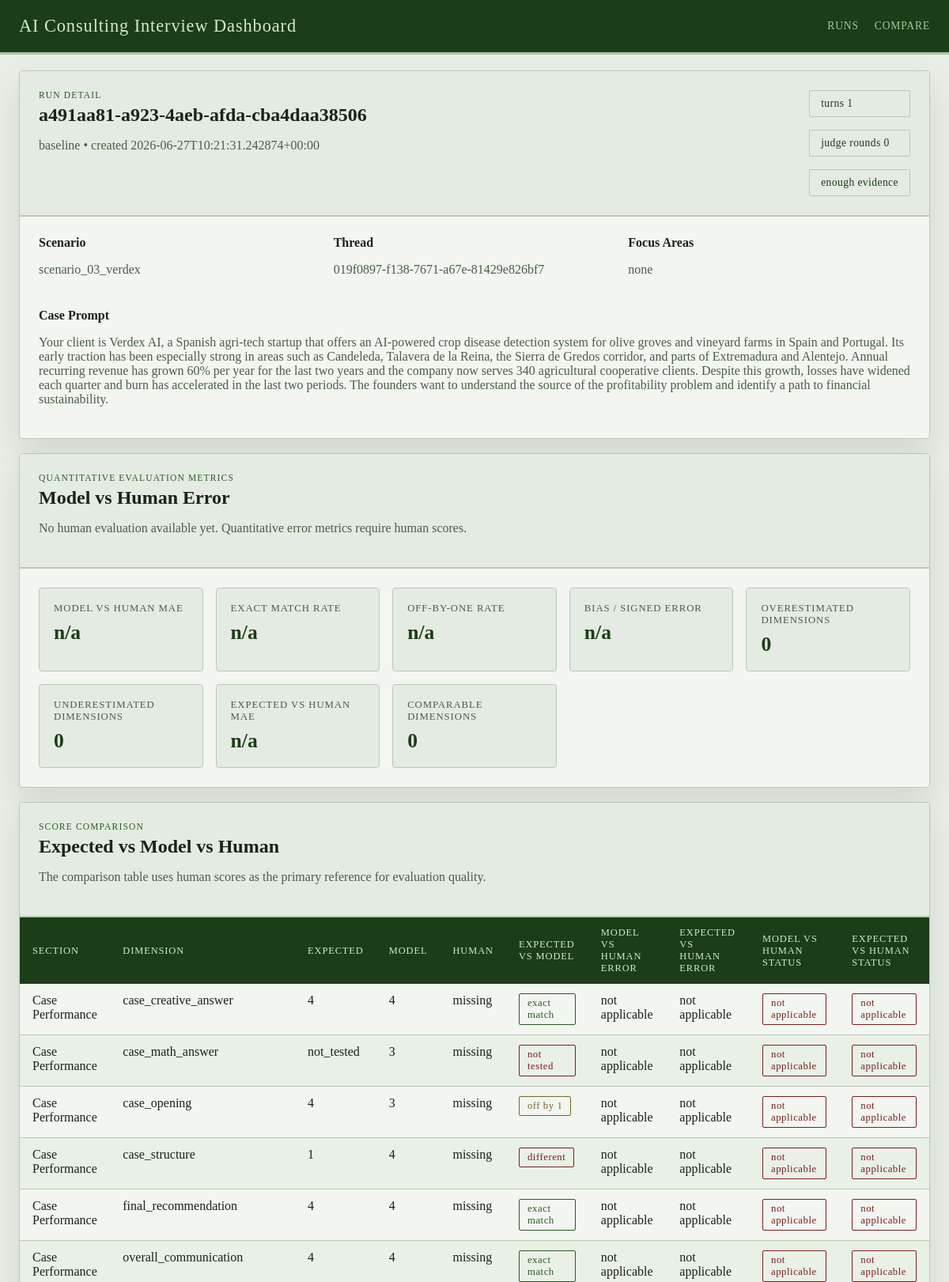
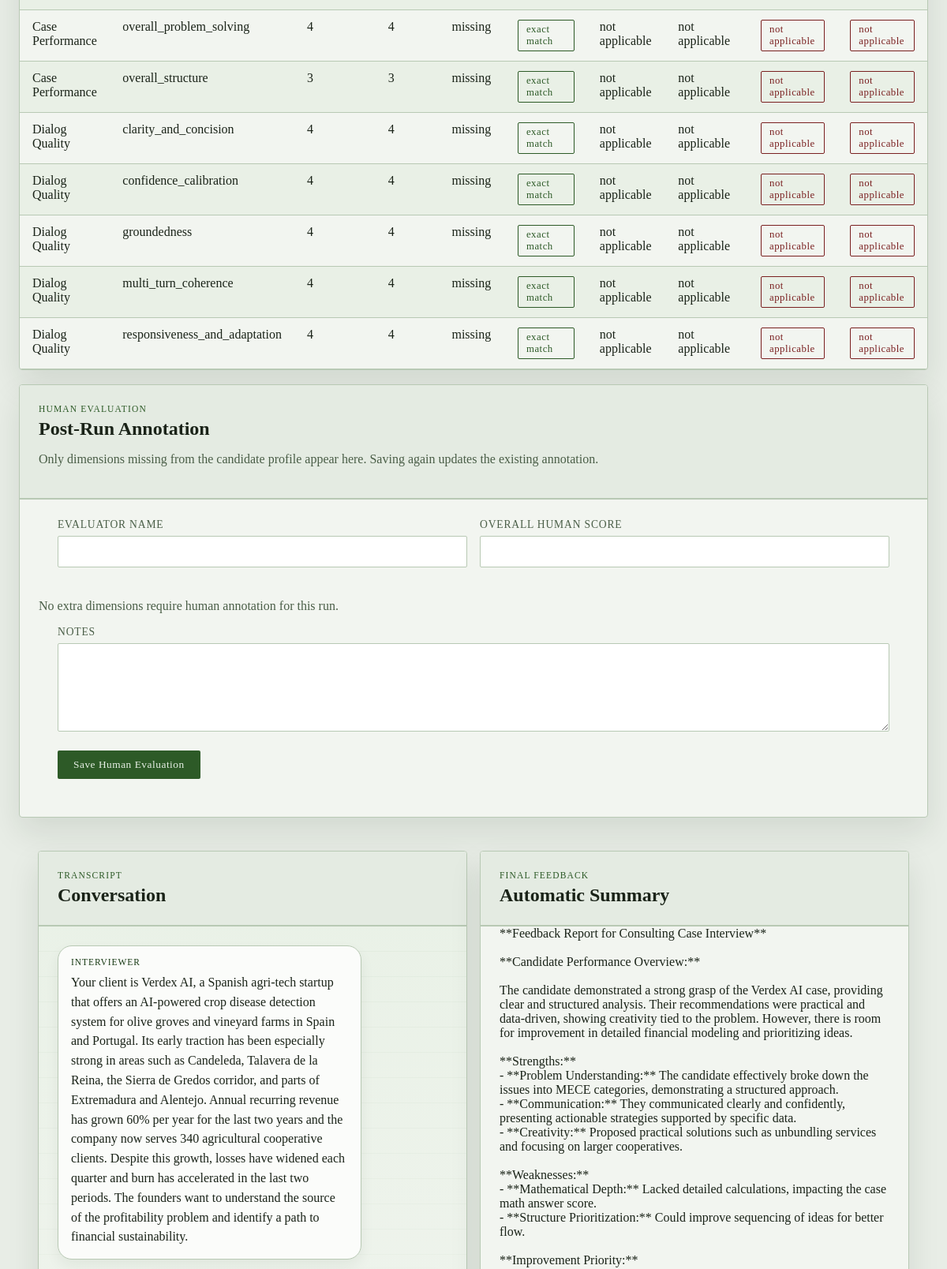
Page /runs/a491aa81-a923-4aeb-afda-cba4daa38506 (upper part) on the committed database (2 pictures, top to bottom).
### tables this page shows
CREATE TABLE runs (
                run_id TEXT PRIMARY KEY,
                graph_name TEXT NOT NULL,
                thread_id TEXT NOT NULL,
                scenario_ref TEXT,
                case_prompt TEXT,
                turn_index INTEGER,
                judge_round INTEGER,
                enough_evidence INTEGER NOT NULL,
                focus_areas_json TEXT NOT NULL,
                transcript_json TEXT NOT NULL,
                case_performance_json TEXT NOT NULL,
                quality_dialog_json TEXT NOT NULL,
                final_feedback TEXT,
                state_json TEXT NOT NULL,
                created_at TEXT NOT NULL
            );

### web/app.py (the view)
@app.get("/runs/<run_id>")
def get_run(run_id: str):
    try:
        run_payload = load_run(run_id)
    except FileNotFoundError as exc:
        abort(404, str(exc))
    if _wants_json():
        return jsonify(run_payload)
    return render_template("run_detail.html", run=run_payload)

### web/app.py (called while the page is built)
def _wants_json() -> bool:
    if request.args.get("format") == "json":
        return True
    return request.accept_mimetypes.best == "application/json"

### web/dashboard_store.py (called while the page is built)
def _json_loads(value: str | None, fallback: Any) -> Any:
    if not value:
        return fallback
    try:
        return json.loads(value)
    except json.JSONDecodeError:
        return fallback

def get_db_connection() -> sqlite3.Connection:
    connection = sqlite3.connect(RUNS_DB_PATH, timeout=30)
    connection.row_factory = sqlite3.Row
    return connection

def _normalize_dimension_entry(raw_entry: Any) -> dict[str, Any]:
    if isinstance(raw_entry, dict):
        score = raw_entry.get("score", "")
        rationale = raw_entry.get("rationale", "")
        evidence = raw_entry.get("evidence", "")
    else:
        score = raw_entry
        rationale = ""
        evidence = ""
    return {
        "score": score if score not in {None, ""} else "",
        "rationale": str(rationale or "").strip(),
        "evidence": str(evidence or "").strip(),
    }

def _extract_expected_scores(state: dict[str, Any]) -> dict[str, dict[str, Any]]:
    candidate_profile = state.get("candidate_profile", {})
    expected_scores = candidate_profile.get("expected_scores", {})
    sections: dict[str, dict[str, Any]] = {
        CASE_PERFORMANCE_SECTION: {},
        DIALOG_QUALITY_SECTION: {},
    }
    for section_name in sections:
        raw_section = expected_scores.get(section_name, {})
        if not isinstance(raw_section, dict):
            continue
        for dimension, details in raw_section.items():
            if not isinstance(details, dict):
                continue
            sections[section_name][dimension] = {
                "score": details.get("expected", ""),
                "rationale": str(details.get("rationale", "")).strip(),
            }
    return sections

def _extract_model_scores(run_row: sqlite3.Row) -> dict[str, dict[str, Any]]:
    return {
        CASE_PERFORMANCE_SECTION: _json_loads(run_row["case_performance_json"], {}),
        DIALOG_QUALITY_SECTION: _json_loads(run_row["quality_dialog_json"], {}),
    }

def _score_sort_key(value: Any) -> tuple[int, str]:
    return (0, str(value))

def score_status(error: float | None) -> str:
    if error is None:
        return "not applicable"
    if error == 0:
        return "exact match"
    if error == 1:
        return "off by 1"
    return "different"

### web/templates/run_detail.html (shortened to what this page needs)
{% extends "base.html" %}
{% macro score_value(value) -%}
  {{ value if value not in ['', none] else 'missing' }}
{%- endmacro %}
{% block content %}
<section class="panel">
  <div class="panel-heading">
    <div>
      <p class="eyebrow">Run Detail</p>
      <h1>{{ run.run_id }}</h1>
      <p class="lede">{{ run.graph_name }} • created {{ run.created_at }}</p>
    </div>
    <div class="chip-row">
      <span class="chip">turns {{ run.turn_index }}</span>
      <span class="chip">judge rounds {{ run.judge_round }}</span>
      <span class="chip">{{ 'enough evidence' if run.enough_evidence else 'ongoing logic' }}</span>
    </div>
  </div>
  <div class="meta-grid">
    <div>
      <strong>Scenario</strong>
      <p>{{ run.scenario_ref or 'n/a' }}</p>
    </div>
    <div>
      <strong>Thread</strong>
      <p>{{ run.thread_id }}</p>
    </div>
    <div>
      <strong>Focus Areas</strong>
      <p>{{ run.focus_areas|join(', ') if run.focus_areas else 'none' }}</p>
    </div>
  </div>
  <div class="prompt-box">
    <strong>Case Prompt</strong>
    <p>{{ run.case_prompt or 'No case prompt stored.' }}</p>
  </div>
</section>
<section class="panel">
  <div class="panel-heading">
    <div>
      <p class="eyebrow">Quantitative Evaluation Metrics</p>
      <h2>Model vs Human Error</h2>
      {% if run.human_evaluation %}
      <p class="lede">Human scores are treated as the reference. Numeric metrics exclude missing and <code>not_tested</code> values.</p>
      {% else %}
      <p class="lede">No human evaluation available yet. Quantitative error metrics require human scores.</p>
      {% endif %}
    </div>
  </div>
  <div class="metric-grid">
    <div class="metric-card"><span>Model vs Human MAE</span><strong>{{ run.metrics.model_vs_human_mae if run.metrics.model_vs_human_mae is not none else 'n/a' }}</strong></div>
    <div class="metric-card"><span>Exact Match Rate</span><strong>{{ run.metrics.exact_match_rate if run.metrics.exact_match_rate is not none else 'n/a' }}{% if run.metrics.exact_match_rate is not none %}%{% endif %}</strong></div>
    <div class="metric-card"><span>Off-by-One Rate</span><strong>{{ run.metrics.off_by_one_rate if run.metrics.off_by_one_rate is not none else 'n/a' }}{% if run.metrics.off_by_one_rate is not none %}%{% endif %}</strong></div>
    <div class="metric-card"><span>Bias / Signed Error</span><strong>{{ run.metrics.signed_error if run.metrics.signed_error is not none else 'n/a' }}</strong></div>
    <div class="metric-card"><span>Overestimated Dimensions</span><strong>{{ run.metrics.overestimation_count }}</strong></div>
    <div class="metric-card"><span>Underestimated Dimensions</span><strong>{{ run.metrics.underestimation_count }}</strong></div>
    <div class="metric-card"><span>Expected vs Human MAE</span><strong>{{ run.metrics.expected_vs_human_mae if run.metrics.expected_vs_human_mae is not none else 'n/a' }}</strong></div>
    <div class="metric-card"><span>Comparable Dimensions</span><strong>{{ run.metrics.comparable_dimensions }}</strong></div>
  </div>
</section>
<section class="panel">
  <div class="panel-heading">
    <div>
      <p class="eyebrow">Score Comparison</p>
      <h2>Expected vs Model vs Human</h2>
      <p class="lede">The comparison table uses human scores as the primary reference for evaluation quality.</p>
    </div>
  </div>
  <div class="table-wrap">
    <table>
      <thead>
        <tr>
          <th>Section</th>
          <th>Dimension</th>
          <th>Expected</th>
          <th>Model</th>
          <th>Human</th>
          <th>Expected vs Model</th>
          <th>Model vs Human Error</th>
          <th>Expected vs Human Error</th>
          <th>Model vs Human Status</th>
          <th>Expected vs Human Status</th>
        </tr>
      </thead>
      <tbody>
        {% for row in run.comparison_rows %}
        <tr>
          <td>{{ row.section_label }}</td>
          <td>{{ row.dimension }}</td>
          <td>{{ score_value(row.expected_score) }}</td>
          <td>{{ score_value(row.model_score) }}</td>
          <td>{{ score_value(row.human_score) }}</td>
          <td><span class="status status-{{ row.expected_model_status|replace(' ', '-') }}">{{ row.expected_model_status }}</span></td>
          <td>{{ row.model_human_absolute_error if row.model_human_absolute_error is not none else 'not applicable' }}</td>
          <td>{{ row.expected_human_absolute_error if row.expected_human_absolute_error is not none else 'not applicable' }}</td>
          <td><span class="status status-{{ row.model_human_status|replace(' ', '-') }}">{{ row.model_human_status }}</span></td>
          <td><span class="status status-{{ row.expected_human_status|replace(' ', '-') }}">{{ row.expected_human_status }}</span></td>
        </tr>
        {% endfor %}
      </tbody>
    </table>
  </div>
</section>
<section class="panel">
  <div class="panel-heading">
    <div>
      <p class="eyebrow">Human Evaluation</p>
      <h2>Post-Run Annotation</h2>
      <p class="lede">Only dimensions missing from the candidate profile appear here. Saving again updates the existing annotation.</p>
    </div>
  </div>
  <form class="human-form" method="post" action="{{ url_for('save_human_evaluation_page', run_id=run.run_id) }}">
    <div class="form-grid">
      <label>
        <span>Evaluator Name</span>
        <input type="text" name="evaluator_name" value="{{ run.human_evaluation.evaluator_name if run.human_evaluation else '' }}">
      </label>
      <label>
        <span>Overall Human Score</span>
        <input type="number" name="overall_human_score" min="1" max="4" step="0.1" value="{{ run.human_evaluation.overall_human_score if run.human_evaluation and run.human_evaluation.overall_human_score is not none else '' }}">
      </label>
    </div>
    {% if not run.annotation_sections['rubric'] and not run.annotation_sections['case_interaction_quality'] %}
    <p class="helper">No extra dimensions require human annotation for this run.</p>
    {% endif %}
    <label class="notes-field">
      <span>Notes</span>
      <textarea name="notes" rows="5">{{ run.human_evaluation.notes if run.human_evaluation else '' }}</textarea>
    </label>
    <div class="form-actions">
      <button class="button" type="submit">Save Human Evaluation</button>
    </div>
  </form>
</section>
<section class="two-col">
  <article class="panel">
    <div class="panel-heading">
      <div>
        <p class="eyebrow">Transcript</p>
        <h2>Conversation</h2>
      </div>
    </div>
    <ol class="transcript-chat">
      {% for line in run.transcript %}
      {% if not line.startswith('Eval Case Performance: ') and not line.startswith('Eval Dialog Quality: ') and not line.startswith('Give Feedback: ') %}
      {% set role = "system" %}
      {% set label = "System" %}
      {% set content = line %}
      {% if line.startswith('Interviewer reveal: ') %}
        {% set role = "reveal" %}
        {% set label = "Interviewer reveal" %}
        {% set content = line.removeprefix('Interviewer reveal: ') %}
      {% elif line.startswith('Interviewer: ') %}
        {% set role = "interviewer" %}
        {% set label = "Interviewer" %}
        {% set content = line.removeprefix('Interviewer: ') %}
      {% elif line.startswith('Candidate: ') %}
        {% set role = "candidate" %}
        {% set label = "Candidate" %}
        {% set content = line.removeprefix('Candidate: ') %}
      {% elif line.startswith('Judge: ') %}
        {% set role = "judge" %}
        {% set label = "Judge" %}
        {% set content = line.removeprefix('Judge: ') %}
      {% endif %}
      <li class="chat-message chat-message-{{ role }}">
        <div class="chat-bubble">
          <span class="chat-label">{{ label }}</span>
          <p>{{ content }}</p>
        </div>
      </li>
      {% endif %}
      {% endfor %}
    </ol>
  </article>
  <article class="panel">
    <div class="panel-heading">
      <div>
        <p class="eyebrow">Final Feedback</p>
        <h2>Automatic Summary</h2>
      </div>
    </div>
    <div class="markdown-block">
      <pre>{{ run.final_feedback or 'No final feedback stored.' }}</pre>
    </div>
  </article>
</section>
{% endblock %}

### rows in the picture
runs: run_id "a491aa81-a923-4aeb-afda-cba4daa38506", graph_name "baseline", created_at "2026-06-27T10:21:31.242874+00:00", turn_index "1", judge_round "0", enough_evidence "enough evidence", scenario_ref "scenario_03_verdex", thread_id "019f0897-f138-7671-a67e-81429e826bf7", case_prompt "Your client is Verdex AI, a Spanish agri-tech startup that offers an AI-powered crop disease detection system for olive groves and vineyard farms in Spain and Portugal. Its early traction has been especially strong in areas such as Candeleda, Talavera de la Reina, the Sierra de Gredos corridor, and parts of Extremadura and Alentejo. Annual recurring revenue has grown 60% per year for the last two years and the company now serves 340 agricultural cooperative clients. Despite this growth, losses have widened each quarter and burn has accelerated in the last two periods. The founders want to understand the source of the profitability problem and identify a path to financial sustainability.", label "INTERVIEWER"

### other values in the picture
{{ run.focus_areas|join(', ') if run.focus_areas else 'none' }} "none"
{{ run.metrics.overestimation_count }} "0"
{{ run.metrics.underestimation_count }} "0"
{{ run.metrics.comparable_dimensions }} "0"
{{ row.section_label }} "Case Performance" "Case Performance" "Case Performance" "Case Performance" "Case Performance" "Case Performance" "Case Performance" "Case Performance" "Dialog Quality" "Dialog Quality" "Dialog Quality" "Dialog Quality" "Dialog Quality"
{{ row.dimension }} "case_creative_answer" "case_math_answer" "case_opening" "case_structure" "final_recommendation" "overall_communication" "overall_problem_solving" "overall_structure" "clarity_and_concision" "confidence_calibration" "groundedness" "multi_turn_coherence" "responsiveness_and_adaptation"
{{ value if value not in ['', none] else 'missing' }} "4 4 missing" "not_tested 3 missing" "4 3 missing" "1 4 missing" "4 4 missing" "4 4 missing" "4 4 missing" "3 3 missing" "4 4 missing" "4 4 missing" "4 4 missing" "4 4 missing" "4 4 missing"
{{ row.expected_model_status }} "exact match" "not tested" "off by 1" "different" "exact match" "exact match" "exact match" "exact match" "exact match" "exact match" "exact match" "exact match" "exact match"
{{ row.model_human_status }} "not applicable" "not applicable" "not applicable" "not applicable" "not applicable" "not applicable" "not applicable" "not applicable" "not applicable" "not applicable" "not applicable" "not applicable" "not applicable"
{{ row.expected_human_status }} "not applicable" "not applicable" "not applicable" "not applicable" "not applicable" "not applicable" "not applicable" "not applicable" "not applicable" "not applicable" "not applicable" "not applicable" "not applicable"
